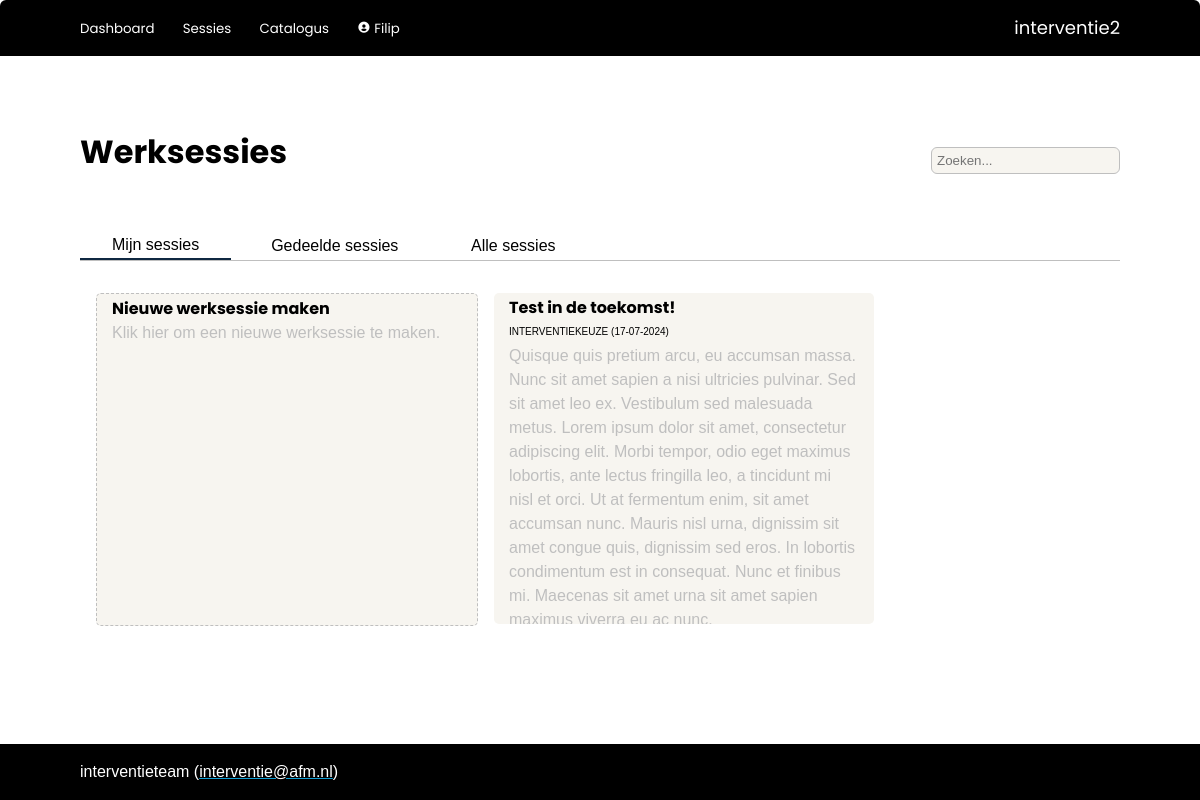
/worksessions (signed in), run on an earlier commit of the app's database.
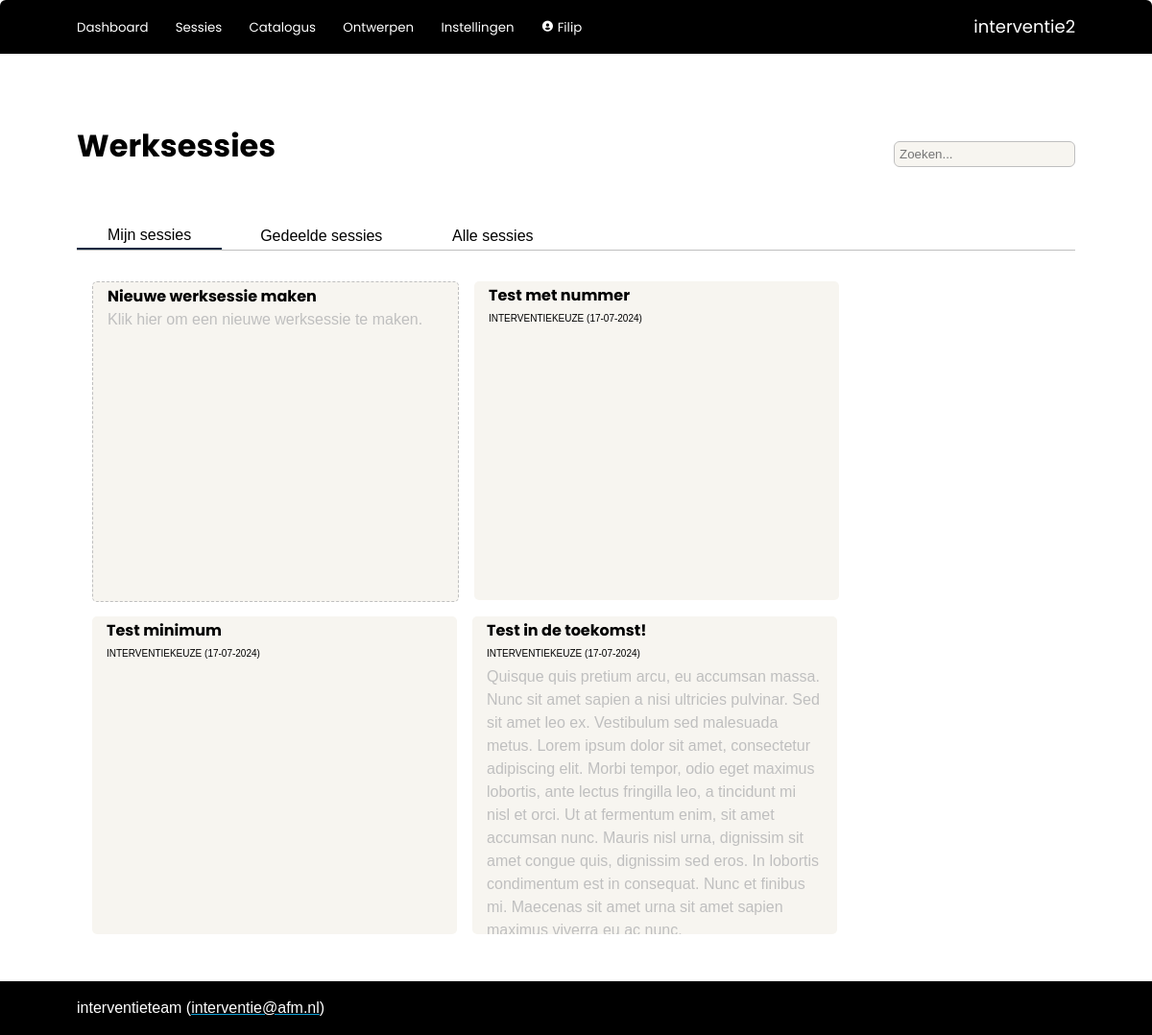
And on a later commit of the database.
### interventie2/models.py (models this page shows, shortened)
class Worksession(db.Model):
    __tablename__ = 'worksessions'
    id            = db.Column(db.Integer, primary_key=True)
    name          = db.Column(db.String(100), nullable=False)
    date_modified = db.Column(db.DateTime(timezone=True), server_default=func.now())
    parent_id     = db.Column(db.Integer, db.ForeignKey('worksessions.id'))
    child_description = db.Column(db.String(2000), nullable=False, default="")
    participants  = db.Column(db.String(500), nullable=False, default="")
    date          = db.Column(db.DateTime(timezone=True))
    project_number= db.Column(db.String(100))
    description   = db.Column(db.String(2000), nullable=False, default="")
    effect        = db.Column(db.String(2000), nullable=False, default="")
    link_to_page  = db.Column(db.String(1000), nullable=False, default="")
    show_instruments = db.Column(db.Boolean, default=True)
    mark_top_instruments = db.Column(db.Integer, nullable=False, default=1)
    show_rest_instruments = db.Column(db.Boolean, default=False)
    show_tags     = db.Column(db.Boolean, default=True)
    presenter_mode_zoom = db.Column(db.Numeric(3,2), nullable=False, default=1.25)
    presenter_mode_color_title = db.Column(db.String(7))
    presenter_mode_text_color_title = db.Column(db.String(7))
    presenter_mode_color_nav = db.Column(db.String(7))
    presenter_mode_text_color = db.Column(db.String(7))
    presenter_mode_text_color_nav = db.Column(db.String(7))
    presenter_mode_color_coll = db.Column(db.String(7))
    presenter_mode_text_color_coll = db.Column(db.String(7))
    presenter_mode_color_highlight = db.Column(db.String(7))
    presenter_mode_text_color_highlight = db.Column(db.String(7))
    presenter_mode_text_color_heading = db.Column(db.String(7))
    presenter_mode_background_color1 = db.Column(db.String(7))
    presenter_mode_background_color2 = db.Column(db.String(7))
    archived      = db.Column(db.Boolean, default=False)
    question_set_id = db.Column(db.Integer, db.ForeignKey('question_sets.id'))
    process_id    = db.Column(db.Integer, db.ForeignKey('processes.id'), nullable=False, default=1)
    enable_voting = db.Column(db.Boolean, default=False)
    voting_key    = db.Column(db.String(6), nullable=False, default=generate_secret_key(6))
    creator_id    = db.Column(db.Integer, db.ForeignKey('users.id'))
    secret_key    = db.Column(db.String(20), nullable=False, default=generate_secret_key())
    parent = relationship('Worksession', remote_side=[id], backref='children')
    creator = relationship('User', back_populates='worksession')
    allowed_users = relationship('User', secondary='worksession_access', back_populates='allowed_worksessions')
    answers = relationship('Answer', back_populates='worksession', cascade='all, delete-orphan')
    votes = relationship('Votes', back_populates='worksession', cascade='all, delete-orphan')
    question_set = relationship('QuestionSet')
    process = relationship('Process')
    plan = relationship('Plan', back_populates='worksession', cascade='all, delete-orphan')

class QuestionSet(db.Model):
    __tablename__ = 'question_sets'
    id            = db.Column(db.Integer, primary_key=True)
    name          = db.Column(db.String(500), nullable=False)
    description   = db.Column(db.String(2000), nullable=False, default="")
    owner_id      = db.Column(db.Integer, db.ForeignKey('users.id'), nullable=False) #references users.id
    date_created  = db.Column(db.DateTime(timezone=True), server_default=func.now())
    date_modified = db.Column(db.DateTime(timezone=True), server_default=func.now())
    default_process_id = db.Column(db.Integer, db.ForeignKey('processes.id'), nullable=False, default=1)
    default_instruments_visible = db.Column(db.Boolean, nullable=False, default=True)
    default_tags_visible = db.Column(db.Boolean, nullable=False, default=False)
    default_allow_weights = db.Column(db.Boolean, nullable=False, default=False)
    forbidden_tags = relationship('Tag', secondary='question_set_forbidden_tags')
    mandatory_tags = relationship('Tag', secondary='question_set_mandatory_tags')
    owner = relationship('User')
    default_process = relationship('Process')
    questions = relationship('Question', cascade='all, delete-orphan')
    worksessions = relationship('Worksession', back_populates='question_set', cascade='all, delete-orphan')

### interventie2/main/routes.py (the view)
@main.route('/worksessions', methods=['GET', 'POST'])
@login_required
def worksessions():
	worksessions = Worksession.query.order_by(Worksession.date)
	return render_template('main/worksessions.html', worksessions=worksessions)

### interventie2/models.py (called while the page is built)
@login_manager.user_loader
def load_user(user_id):
    return User.query.get(user_id)

    def unread_messages(self):
        return sum(1 for message in self.messages if (message.unread) and (message.deliver_after.date() <= date.today()))

    def unread_message_alert(self):
        return self.unread_messages() > 0

### interventie2/main/templates/main/worksessions.html (shortened to what this page needs)
{% extends 'base.html' %}
{% block page_title %}
Werksessies
{% endblock %}
{% block tabs %}
    <button class="tablinks" onclick="switch_tab(event, 'ws_owned')" id="defaultOpen">Mijn sessies</button>
    <button class="tablinks" onclick="switch_tab(event, 'ws_shared')">Gedeelde sessies</button>
    <button class="tablinks" onclick="switch_tab(event, 'ws_all')">Alle sessies</button>
{% endblock %}
{% block body %}
<div id="ws_owned" class="tabcontent">
    <div class="card_area">
        <a href="{{ url_for('main.new_worksession') }}">
            <div class="card new">
                <div class="card_title">
                    Nieuwe werksessie maken
                </div>
                <div class="card_description">
                    Klik hier om een nieuwe werksessie te maken.
                </div>
            </div>
        </a>
        {% for worksession in worksessions | selectattr('parent', 'none') %}
        {% if worksession.archived == false %}
        {% if current_user in worksession.allowed_users or current_user.role.see_all_worksessions %}
        {% if current_user == worksession.creator %}
        <a href="{{url_for('main.show_worksession', worksession_id=worksession.id)}}">
            <div class="card">
                <div class="card_title">
                    {{ worksession.name}}
                </div>
                <div class="card_owner">
                    {{ worksession.question_set.name }} ({{ worksession.date_modified.strftime('%d-%m-%Y') }})
                </div>
                <div class="card_description">
                    {{ worksession.description | escape | markdown }}
                </div>
            </div>
        </a>
        {% endif %}
        {% endif %}
        {% endif %}
        {% endfor %}
    </div>
</div>
{% endblock %}

### interventie2/templates/base.html (shortened to what this page needs)
<!DOCTYPE html>
<html lang="en">
    <head>
        <link rel="stylesheet" href="{{ url_for('static', filename='css/styles.css')}}">
        <link href="https://unpkg.com/boxicons@2.1.2/css/boxicons.min.css" rel="stylesheet">
    </head>
    <body>
        {% import 'jinja_macros.html' as macro %}
        <header>
            <div class="logo">{{ config['APP_NAME'] }}</div>
            <div class="modes">
                {% if current_user.is_authenticated %}
                    <button>
                        <a href="{{ url_for('main.index') }}">Dashboard</a>
                    </button>
                    <button>
                        <a href="{{ url_for('main.worksessions') }}">Sessies</a>
                    </button>
                    <button>
                        <a href="{{ url_for('catalog.index') }}">Catalogus</a>
                    </button>
                    {% if current_user.role.edit_questionnaire %}
                        <button>
                            <a href="{{ url_for('tools.index') }}">Ontwerpen</a>
                        </button>
                    {% endif %}
                    {% if current_user.role.edit_users %}
                        <button>
                            <a href="{{ url_for('admin.index') }}">Instellingen</a>
                        </button>
                    {% endif %}
                    <button>
                        <a href="{{ url_for('admin.user', id=current_user.id) }}"><i class='bx bxs-user-circle'></i>
                            {{ current_user.name }}
                        </a>
                    </button>
                {% else %}
                    <button>
                        <a href="{{ url_for('main.login') }}">Login</a>
                    </button>
                {% endif %}
            </div>
        </header>
        <nav>
            <div class="title">{% block page_title %}{% endblock %}</div>
            {% if current_user.is_authenticated %}
                <form action="/analysis/search" method="get" class="search">
                    <input id="search" type="search"  name="q" value="{{ request.args.get('q') or '' }}" placeholder="Zoeken...">
                </form>
            {% endif %}
            <div class="tabs">{% block tabs %}{% endblock %}</div>
        </nav>
        <main>
            <section>{% block body %}{% endblock %}</section>
        </main>
        <footer>{{ config['MAINTAINER'] }} (<a href="mailto:{{ config['MAINTAINER_EMAIL'] }}">{{ config['MAINTAINER_EMAIL'] }}</a>)</footer>
    </body>
</html>

What changed in the data, as far as the page shows it:
added Worksession: name "Test met nummer", question_set.name "INTERVENTIEKEUZE", date_modified "17-07-2024"
added Worksession: name "Test minimum", question_set.name "INTERVENTIEKEUZE", date_modified "17-07-2024"
Also different on the page:
text now shown: "Ontwerpen Instellingen"
